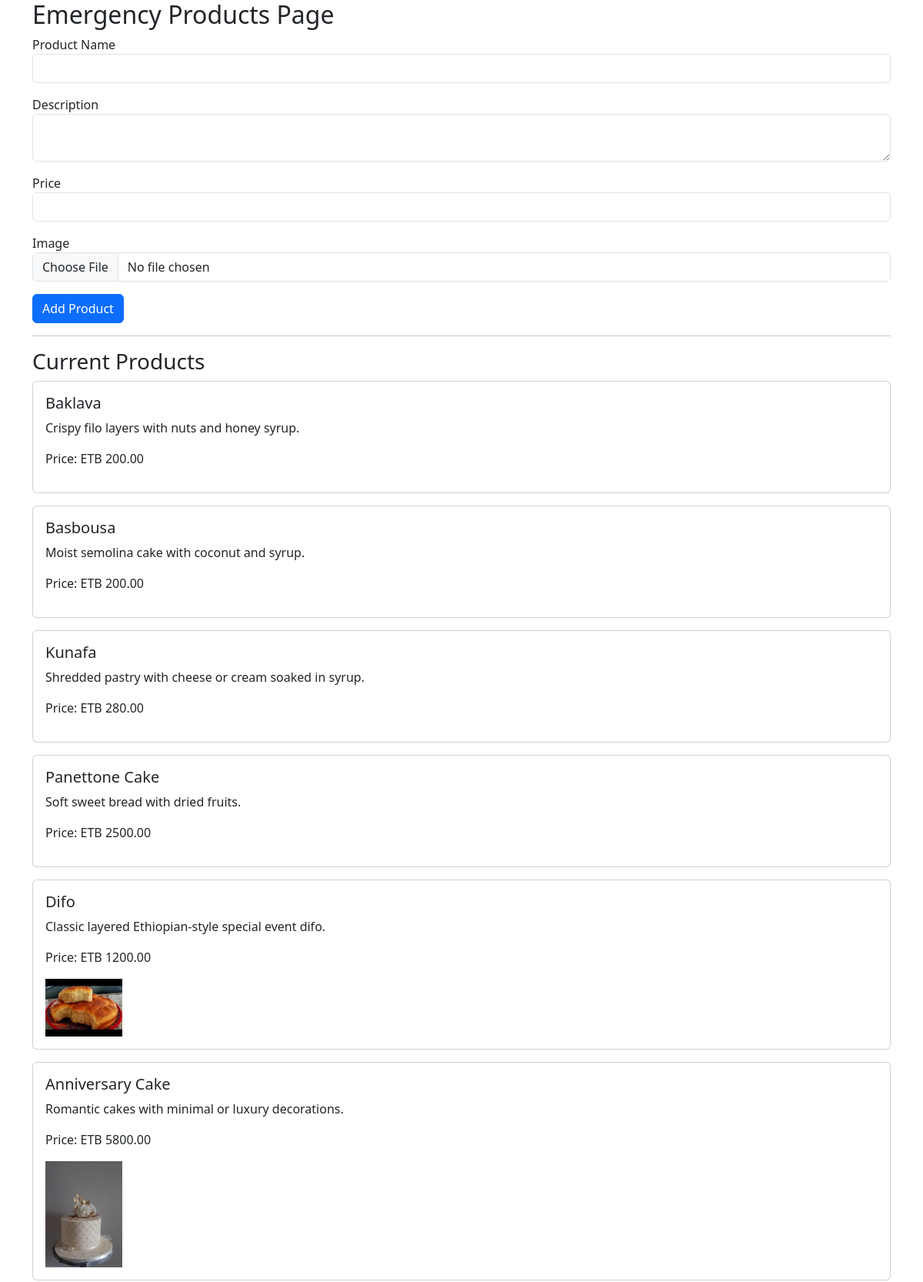
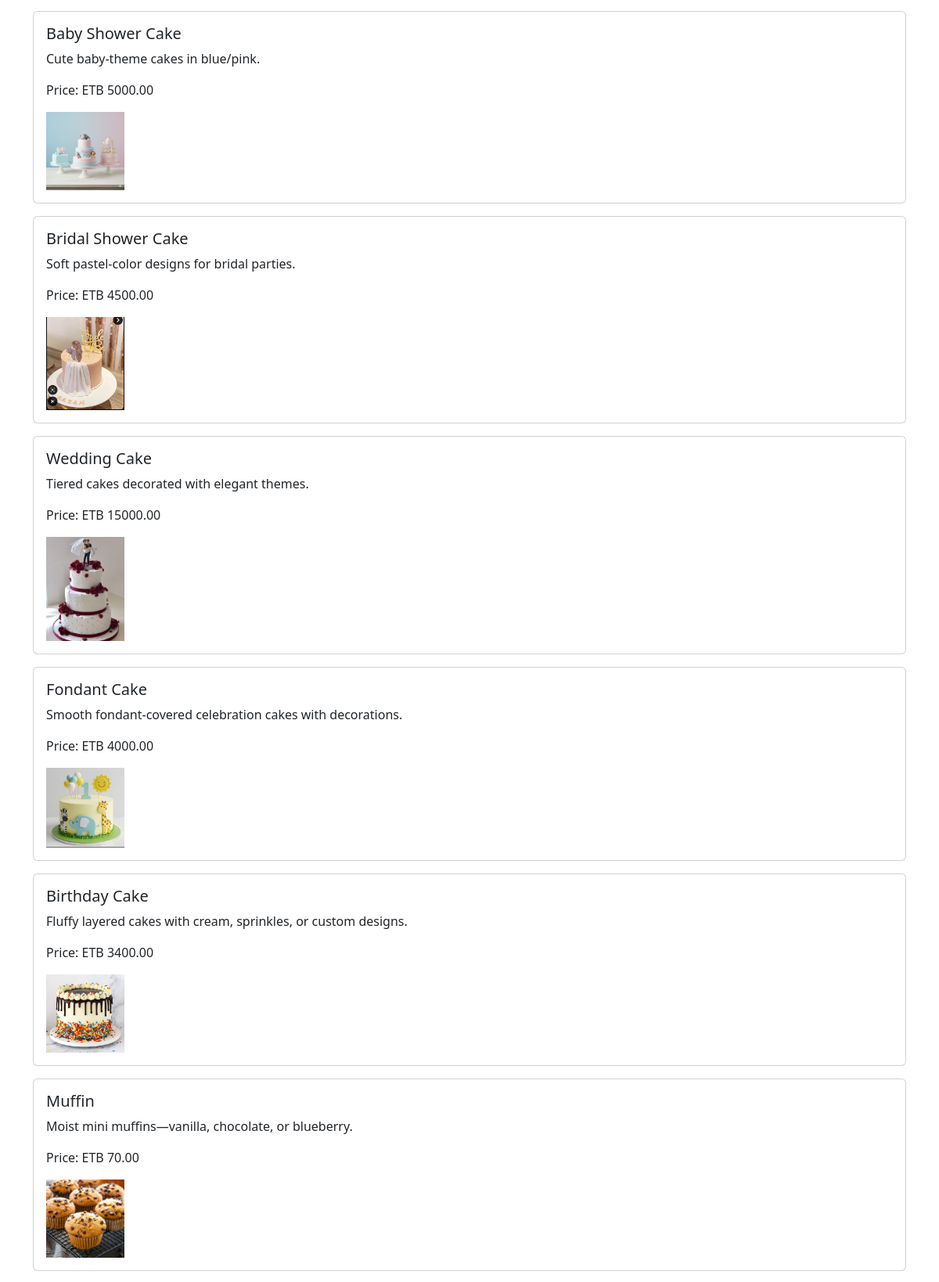
Screenshot of /owner/emergency_products.php (signed in, upper part) with the database file from the repository (2 pictures, top to bottom).
### tables this page shows
CREATE TABLE `products` (
  `id` int(11) NOT NULL,
  `name` varchar(255) NOT NULL,
  `description` text DEFAULT NULL,
  `price` decimal(10,2) NOT NULL,
  `category_id` int(11) DEFAULT NULL,
  `category` varchar(50) NOT NULL DEFAULT 'Cookies',
  `image_path` varchar(500) DEFAULT NULL,
  `is_active` tinyint(1) DEFAULT 1,
  `created_at` timestamp NOT NULL DEFAULT current_timestamp(),
  `updated_at` timestamp NOT NULL DEFAULT current_timestamp() ON UPDATE current_timestamp()
);

### owner/emergency_products.php (the view, shortened to what this page needs)
<?php
require_once '../common/connection.php';
$products = $conn->query("SELECT * FROM products ORDER BY created_at DESC");
?>
<!DOCTYPE html>
<html lang="en">
<head>
    <link href="https://cdn.jsdelivr.net/npm/bootstrap@5.3.0/dist/css/bootstrap.min.css" rel="stylesheet">
</head>
<body>
    <div class="container">
        <h2>Emergency Products Page</h2>
        <form method="POST" enctype="multipart/form-data">
            <div class="mb-3">
                <label>Product Name</label>
                <input type="text" name="name" class="form-control" required>
            </div>
            <div class="mb-3">
                <label>Description</label>
                <textarea name="description" class="form-control"></textarea>
            </div>
            <div class="mb-3">
                <label>Price</label>
                <input type="number" name="price" class="form-control" step="0.01" required>
            </div>
            <div class="mb-3">
                <label>Image</label>
                <input type="file" name="image" class="form-control" accept="image/*">
            </div>
            <button type="submit" class="btn btn-primary">Add Product</button>
        </form>
        <hr>
        <h3>Current Products</h3>
        <?php while ($product = $products->fetch_assoc()): ?>
        <div class="card mb-3">
            <div class="card-body">
                <h5><?= $product['name'] ?></h5>
                <p><?= $product['description'] ?></p>
                <p>Price: ETB <?= $product['price'] ?></p>
                <?php if ($product['image_path']): ?>
                    <img src="../<?= $product['image_path'] ?>" width="100" onerror="this.style.display='none'">
                <?php else: ?>
                    <em>No image</em>
                <?php endif; ?>
            </div>
        </div>
        <?php endwhile; ?>
    </div>
</body>
</html>

### rows the page displays
products: name "Baklava", description "Crispy filo layers with nuts and honey syrup.", price "200.00"
products: name "Basbousa", description "Moist semolina cake with coconut and syrup.", price "200.00"
products: name "Kunafa", description "Shredded pastry with cheese or cream soaked in syrup.", price "280.00"
products: name "Panettone Cake", description "Soft sweet bread with dried fruits.", price "2500.00"
products: name "Difo", description "Classic layered Ethiopian-style special event difo.", price "1200.00", image_path (picture)
products: name "Anniversary Cake", description "Romantic cakes with minimal or luxury decorations.", price "5800.00", image_path (picture)
products: name "Baby Shower Cake", description "Cute baby-theme cakes in blue/pink.", price "5000.00", image_path (picture)
products: name "Bridal Shower Cake", description "Soft pastel-color designs for bridal parties.", price "4500.00", image_path (picture)
products: name "Wedding Cake", description "Tiered cakes decorated with elegant themes.", price "15000.00", image_path (picture)
products: name "Fondant Cake", description "Smooth fondant-covered celebration cakes with decorations.", price "4000.00", image_path (picture)
products: name "Birthday Cake", description "Fluffy layered cakes with cream, sprinkles, or custom designs.", price "3400.00", image_path (picture)
products: name "Muffin", description "Moist mini muffins—vanilla, chocolate, or blueberry.", price "70.00", image_path (picture)
